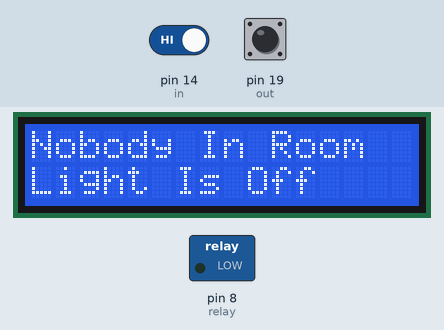
This sketch was run on a simulated Arduino Uno, built with avr-gcc and run on an emulated ATmega328P. Shown: 16×2 character LCD, switched loads named in the sketch (green lamp = pin HIGH). The test bench sets the inputs (shaded band); at power-on: pin 14 (in) HIGH, pin 19 (out) HIGH.

Above: at 3.2 s.
3.3 s: pin 14 (in) driven LOW
At 4.7 s:
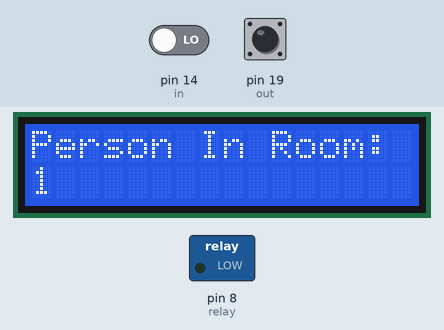
At 6.4 s:
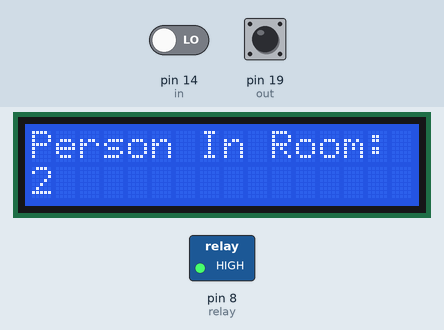
Timing chart, 0 to 7.9 s (numbered marks = the images above; inputs shaded):
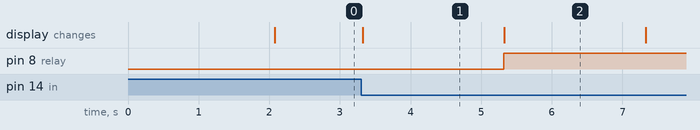

Measured:
- after the input at 3.3 s, pin 8 (relay): LOW → HIGH after 2.0 s; the display: changes at once (image 1)
- what the display in image 1 shows lasts 2.0 s, from 3.3 s to 5.3 s

The sketch:

code.ino
```cpp
#include<LiquidCrystal.h>
LiquidCrystal lcd(12,11,5,4,3,2);

#define in 14
#define out 19
#define relay 8

int count=0;

void IN()
{
    count++;
    lcd.clear();
    lcd.print("Person In Room:");
    lcd.setCursor(0,1);
    lcd.print(count);
    delay(2000);
}

void OUT()
{
  count--;
    lcd.clear();
    lcd.print("Person In Room:");
    lcd.setCursor(0,1);
    lcd.print(count);
    delay(2000);
}

void setup()
{
  lcd.begin(16,2);
  lcd.print("Visitor Counter");
  delay(2000);
  pinMode(in, INPUT);
  pinMode(out, INPUT);
  pinMode(relay, OUTPUT);
  lcd.clear();
  lcd.print("Person In Room:");
  lcd.setCursor(0,1);
  lcd.print(count);
}

void loop()
{

  if(!digitalRead(in))
  {
  IN();
  }
  if(!digitalRead(out))
  OUT();
  //Serial.print(count);
  if(count<=0)
  {
    lcd.clear();
    digitalWrite(relay, LOW);
    lcd.clear();
    lcd.print("Nobody In Room");
    lcd.setCursor(0,1);
    lcd.print("Light Is Off");
    delay(200);
  }

  else
    digitalWrite(relay, HIGH);

}
```
